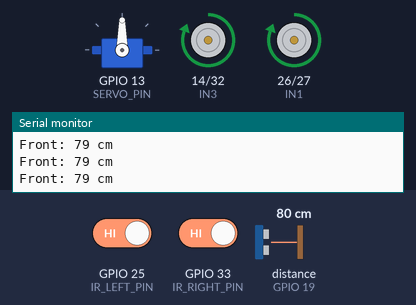
A sketch run on a simulated ESP32. On the bench: servo, motor-driver pin pairs drawn as motors (green arrow = first pin HIGH = forward, orange = second pin HIGH = backward, longer = more drive), the last lines printed to the serial monitor. Wiring (inferred from the names in the program): ultrasonic range finder: trigger GPIO 4; echo GPIO 19. The inputs (shaded band) are chosen by the test bench; at power-on: distance to the obstacle (sensor on GPIO 19) 80 cm, GPIO 25 (IR_LEFT_PIN) HIGH, GPIO 33 (IR_RIGHT_PIN) HIGH. The echo pulse lasts 58.3 µs per cm.

Above: at 5.9 s.
6.0 s: distance to the obstacle (sensor on GPIO 19) set to 30 cm
7.5 s: distance to the obstacle (sensor on GPIO 19) set to 24 cm
At 9.4 s:
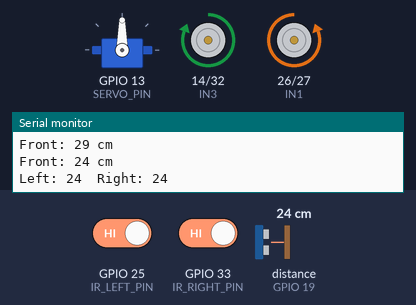
10.5 s: GPIO 25 (IR_LEFT_PIN) driven LOW
At 12.52 s:
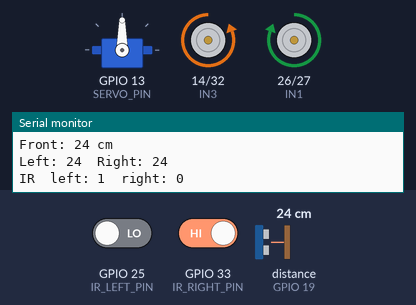
13.5 s: GPIO 25 (IR_LEFT_PIN) driven HIGH
At 14.36 s:
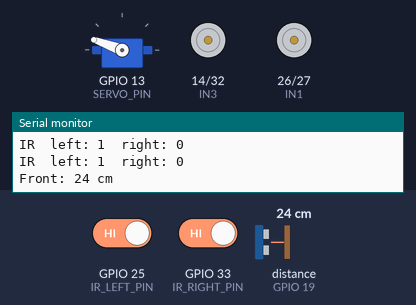
16.5 s: GPIO 33 (IR_RIGHT_PIN) driven LOW
At 17.15 s:
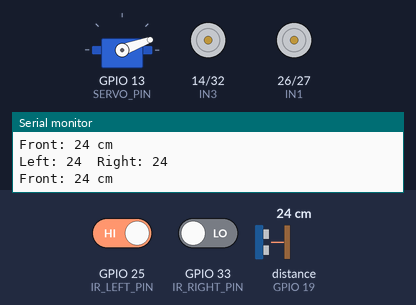
Timing chart, 0 to 20.5 s (numbered marks = the images above; inputs shaded):
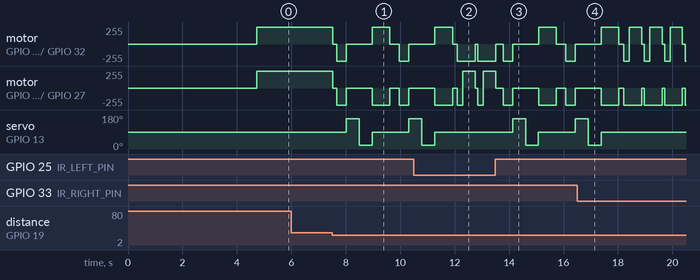

The sketch:

obstacle_avoiding_car.ino
```cpp
// Obstacle avoiding car - fresh start
// ESP32 + L298N + HC-SR04 on MG90S servo + 2x IR side sensors
// Library needed: ESP32Servo (Arduino IDE > Library Manager)
//
// IMPORTANT: switch on with NOTHING close to the car (about 30 cm clear).
// At start-up the car learns what "clear" looks like for each IR sensor,
// so it works whether your IR modules output LOW or HIGH on detection.

#include <ESP32Servo.h>

// ---------- Pins ----------
const int IN1 = 26;          // left motor
const int IN2 = 27;
const int IN3 = 14;          // right motor
const int IN4 = 32;

const int TRIG_PIN  = 4;     // ultrasonic
const int ECHO_PIN  = 19;    // through the 1k/2k divider
const int SERVO_PIN = 13;

const int IR_LEFT_PIN  = 25;
const int IR_RIGHT_PIN = 33;

// ---------- Settings ----------
const int STOP_DISTANCE_CM = 25;
const int SERVO_CENTER = 90;
const int SERVO_LEFT   = 160;    // swap these two if left/right is mirrored
const int SERVO_RIGHT  = 20;

const int BACK_TIME_MS    = 350;
const int TURN_TIME_MS    = 650;   // front obstacle turn (~90 degrees)
const int IR_BACK_MS      = 200;
const int IR_TURN_MS      = 450;   // small turn away from a side obstacle

Servo scanner;
int irLeftClear  = HIGH;     // learned at start-up
int irRightClear = HIGH;

// ---------- Motors ----------
void stopMotors() {
  digitalWrite(IN1, LOW); digitalWrite(IN2, LOW);
  digitalWrite(IN3, LOW); digitalWrite(IN4, LOW);
}

void forward() {
  digitalWrite(IN1, HIGH); digitalWrite(IN2, LOW);
  digitalWrite(IN3, HIGH); digitalWrite(IN4, LOW);
}

void backward() {
  digitalWrite(IN1, LOW); digitalWrite(IN2, HIGH);
  digitalWrite(IN3, LOW); digitalWrite(IN4, HIGH);
}

// If the car turns the wrong way, swap the contents of these two
void turnLeft() {
  digitalWrite(IN1, LOW);  digitalWrite(IN2, HIGH);
  digitalWrite(IN3, HIGH); digitalWrite(IN4, LOW);
}

void turnRight() {
  digitalWrite(IN1, HIGH); digitalWrite(IN2, LOW);
  digitalWrite(IN3, LOW);  digitalWrite(IN4, HIGH);
}

// ---------- IR ----------
int learnClearLevel(int pin) {
  int highCount = 0;
  for (int i = 0; i < 30; i++) {
    if (digitalRead(pin) == HIGH) highCount++;
    delay(20);
  }
  return (highCount > 15) ? HIGH : LOW;
}

// Obstacle = pin differs from its learned "clear" level (two reads in a row)
bool irSeen(int pin, int clearLevel) {
  if (digitalRead(pin) == clearLevel) return false;
  delayMicroseconds(500);
  return digitalRead(pin) != clearLevel;
}

// ---------- Ultrasonic ----------
long pingOnce() {
  digitalWrite(TRIG_PIN, LOW);
  delayMicroseconds(2);
  digitalWrite(TRIG_PIN, HIGH);
  delayMicroseconds(10);
  digitalWrite(TRIG_PIN, LOW);

  long duration = pulseIn(ECHO_PIN, HIGH, 25000);
  if (duration == 0) return 400;            // no echo = nothing close
  return duration * 0.0343 / 2;
}

// Median of 3 readings (ignores a single bad one)
long readDistance() {
  long a = pingOnce(); delay(10);
  long b = pingOnce(); delay(10);
  long c = pingOnce();
  if ((a >= b && a <= c) || (a <= b && a >= c)) return a;
  if ((b >= a && b <= c) || (b <= a && b >= c)) return b;
  return c;
}

long lookAt(int angle) {
  scanner.write(angle);
  delay(450);
  return readDistance();
}

// ---------- Setup ----------
void setup() {
  Serial.begin(115200);

  pinMode(IN1, OUTPUT); pinMode(IN2, OUTPUT);
  pinMode(IN3, OUTPUT); pinMode(IN4, OUTPUT);
  pinMode(TRIG_PIN, OUTPUT);
  pinMode(ECHO_PIN, INPUT);
  pinMode(IR_LEFT_PIN, INPUT);
  pinMode(IR_RIGHT_PIN, INPUT);
  stopMotors();

  scanner.setPeriodHertz(50);
  scanner.attach(SERVO_PIN, 500, 2400);
  scanner.write(SERVO_CENTER);

  delay(1500);
  irLeftClear  = learnClearLevel(IR_LEFT_PIN);
  irRightClear = learnClearLevel(IR_RIGHT_PIN);

  Serial.print("IR clear level  left: ");  Serial.print(irLeftClear);
  Serial.print("  right: ");               Serial.println(irRightClear);
  Serial.println("Starting in 2 seconds...");
  delay(2000);
}

// ---------- Main loop ----------
void loop() {
  bool irL = irSeen(IR_LEFT_PIN,  irLeftClear);
  bool irR = irSeen(IR_RIGHT_PIN, irRightClear);

  // 1) Side sensors: back up a little and turn away from the obstacle
  if (irL || irR) {
    Serial.print("IR  left: "); Serial.print(irL);
    Serial.print("  right: ");  Serial.println(irR);

    stopMotors();
    backward();
    delay(IR_BACK_MS);

    if (irL && !irR) turnRight();   // obstacle on the left
    else             turnLeft();    // obstacle on the right, or both
    delay(IR_TURN_MS);

    stopMotors();
    delay(100);
    return;
  }

  // 2) Front: ultrasonic
  long distance = readDistance();
  Serial.print("Front: ");
  Serial.print(distance);
  Serial.println(" cm");

  if (distance > STOP_DISTANCE_CM) {
    forward();
  } else {
    stopMotors();
    delay(150);

    backward();
    delay(BACK_TIME_MS);
    stopMotors();

    long leftDist  = lookAt(SERVO_LEFT);
    long rightDist = lookAt(SERVO_RIGHT);
    scanner.write(SERVO_CENTER);

    Serial.print("Left: ");   Serial.print(leftDist);
    Serial.print("  Right: "); Serial.println(rightDist);

    if (leftDist >= rightDist) turnLeft();
    else                       turnRight();
    delay(TURN_TIME_MS);

    stopMotors();
    delay(150);
  }

  delay(30);
}
```

Measured:
- the behaviour switches between 27 and 26 cm on distance to the obstacle (sensor on GPIO 19) (found by bisection; images 0 and 1)
- after the input at 10.5 s, servo on GPIO 13 (SERVO_PIN): goes on until 11.3 s, then stays 90°
- after the input at 13.5 s, servo on GPIO 13 (SERVO_PIN): 90° → 160° after 0.63 s, → 20° 0.48 s later, → 90° 0.48 s later, → 160° 1.4 s later
- after the input at 16.5 s, servo on GPIO 13 (SERVO_PIN): goes on until 17.4 s, then stays 90°
